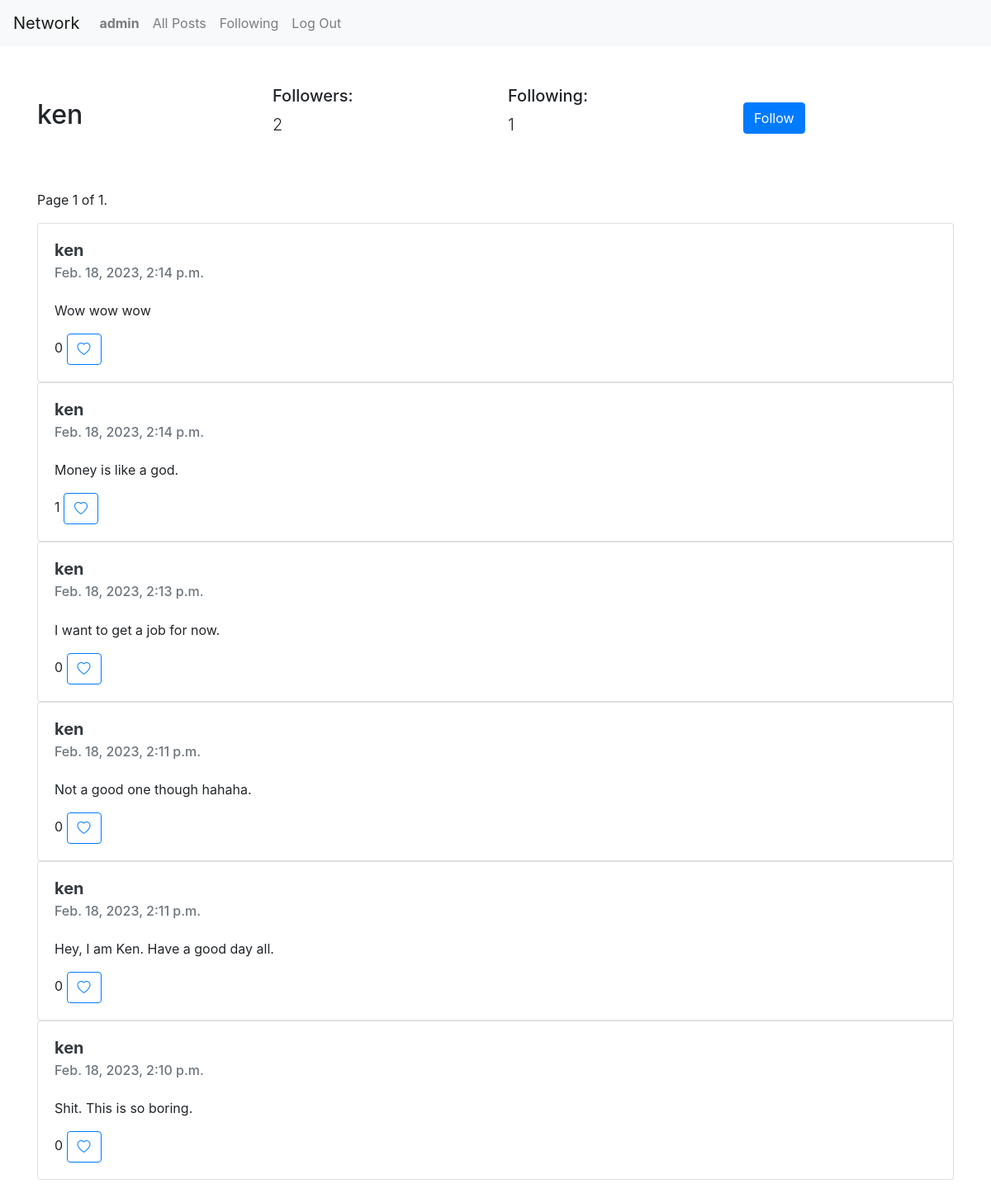
The app's page /profile-view/ken (signed in) with its own data.
### network/models.py (models this page shows, shortened)
class User(AbstractUser):
    pass

class Profile(models.Model):
    user = models.ForeignKey(User,on_delete=models.CASCADE)
    id_user = models.IntegerField()
    followers = models.IntegerField(default=0)
    following = models.IntegerField(default=0)

class Post(models.Model):
    user = models.CharField(max_length=100)
    content = models.TextField()
    created_at = models.DateTimeField(default=datetime.now)
    likes = models.IntegerField(default=0)
    class Meta:
        ordering = ['-created_at']

### network/views.py (the view)
# urls.py: path('profile-view/<str:user>',views.profile_view,name='profile_view'),
@login_required(login_url='login')
def profile_view(request,user):
    user_profile = User.objects.get(username=user)
    profile = Profile.objects.get(user=user_profile)
    posts = Post.objects.filter(user=user)
    paginator = Paginator(posts,10) # Show 10 posts per page
    page_number = request.GET.get('page')
    page_obj = paginator.get_page(page_number)
    already_followed = Follow.objects.filter(user_follow=request.user.username,user_profile=user_profile.username).first()
    liked_posts_all = []
    for post in posts:
        liked_posts = LikePost.objects.filter(user=request.user.username,post_id=post.id)
        liked_posts_all.extend(liked_posts)
    return render(request,'network/profile.html',{
        'profile':profile,
        'page_obj':page_obj,
        'user_profile': user_profile.username,
        'user_request': request.user.username,
        'already_followed': already_followed,
        'liked_posts': liked_posts_all
    })

### network/templates/network/profile.html (shortened to what this page needs)
{% extends 'network/layout.html' %}
{% load static %}
{% block body %}
<div class="container">
    <div class="row justify-content-center align-items-center my-5">
        <div class="col-3 ">
            <h2>{{profile.user.username}}</h2>
        </div>
        <div class="col-3">
            <h5> Followers:</h5> <p id="follower_count" class="lead">{{ profile.followers }}</p>
        </div>
        <div class="col-3">
            <h5> Following:</h5>  <p class="lead">{{ profile.following }}</p>
        </div>
        <div class="col-3">
            {% if user_request != user_profile %}
                <button id="follow_btn" class="btn btn-primary"> {% if already_followed %} Unfollow {% else %} Follow {% endif %}</button>
            {% endif %}
        </div>
    </div>
    <div class="row justify-content-center align-items-center my-5">
        <div class="col-12">
            <nav aria-label="post pages">
                <span class="current">
                    Page {{ page_obj.number }} of {{ page_obj.paginator.num_pages }}.
                </span>
            </nav>
        {% if page_obj %}
            {% for post in page_obj %}
            <div class="card" style="width: 100%;">
                <div class="card-body">
                    <h5 class="card-title"><a class="text-dark" href="{% url 'profile_view' post.user %}"><strong>{{post.user}}</strong></a></h5>
                    <h6 class="card-subtitle mb-4 text-muted">{{ post.created_at }}</h6>
                    <p class="card-text">{{ post.content }}</p>
                    <span id="like_count{{post.id}}">{{ post.likes }}</span>
                    <button type="button" id="like{{post.id}}" class="like btn btn-outline-primary" value="like">
                        {% if liked_posts %}
                        {% for liked_post in liked_posts %}
                                {% if post.id == liked_post.post_id %}
                                    <i id="heart{{post.id}}" class="bi bi-heart-fill"></i>
                                {% else %}
                                    <i id="heart{{post.id}}" class="bi bi-heart"></i>
                                {% endif %}
                        {% endfor %}
                        {% else %}
                            <i id="heart{{post.id}}" class="bi bi-heart"></i>
                        {% endif %}
                    </button>
                </div>
            </div>
        {% endfor %}
        {% else %}
            <h4 class="text-center text-muted display-4 mt-5">No posts yet</h4>
        {% endif %}
        </div>
    </div>
</div>
{% endblock%}

### network/templates/network/layout.html (shortened to what this page needs)
{% load static %}
<!DOCTYPE html>
<html lang="en">
  <head>
    <link
      rel="stylesheet"
      href="https://stackpath.bootstrapcdn.com/bootstrap/4.4.1/css/bootstrap.min.css"
    />
    <link href="{% static 'network/styles.css' %}" rel="stylesheet" />
    <link
      rel="stylesheet"
      href="https://cdn.jsdelivr.net/npm/bootstrap-icons@1.10.3/font/bootstrap-icons.css"
    />
  </head>
  <body>
    <nav class="navbar navbar-expand-lg navbar-light bg-light">
      <a class="navbar-brand" href="{% url 'index' %}">Network</a>
      <div>
        <ul class="navbar-nav mr-auto">
                {% if user.is_authenticated %}
                    <li class="nav-item">
                        <a class="nav-link" href="{% url 'profile_view' user.username %}"><strong>{{ user.username }}</strong></a>
                    </li>
                {% endif %}
                <li class="nav-item">
                  <a class="nav-link" href="{% url 'index' %}">All Posts</a>
                </li>
                {% if user.is_authenticated %}
                    <li class="nav-item">
                        <a class="nav-link" href="{% url 'following' %}">Following</a>
                    </li>
                    <li class="nav-item">
                        <a class="nav-link" href="{% url 'logout' %}">Log Out</a>
                    </li>
                {% endif %}
              </ul>
      </div>
    </nav>
    <div class="body">{% block body %} {% endblock %}</div>
  </body>
</html>

### records on screen
User: username "admin"
Profile: user.username "ken", followers "2", following "1"
Post: user "ken", created_at "Feb. 18, 2023, 2:14 p.m.", content "Wow wow wow", likes "0"
Post: user "ken", created_at "Feb. 18, 2023, 2:14 p.m.", content "Money is like a god.", likes "1"
Post: user "ken", created_at "Feb. 18, 2023, 2:13 p.m.", content "I want to get a job for now.", likes "0"
Post: user "ken", created_at "Feb. 18, 2023, 2:11 p.m.", content "Not a good one though hahaha.", likes "0"
Post: user "ken", created_at "Feb. 18, 2023, 2:11 p.m.", content "Hey, I am Ken. Have a good day all.", likes "0"
Post: user "ken", created_at "Feb. 18, 2023, 2:10 p.m.", content "Shit. This is so boring.", likes "0"

### other values on screen
{{ page_obj.number }} "1"
{{ page_obj.paginator.num_pages }} "1"
